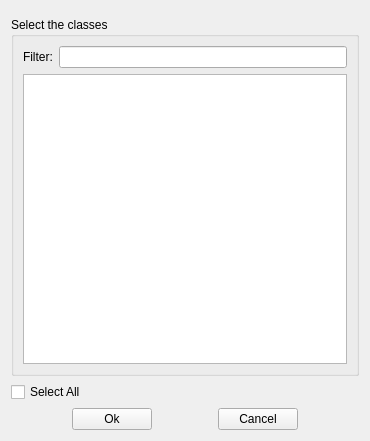
<?xml version="1.0" encoding="UTF-8"?>
<ui version="4.0">
 <author>Ten Borba</author>
 <class>LoadByClass</class>
 <widget class="QWidget" name="LoadByClass">
  <property name="geometry">
   <rect>
    <x>0</x>
    <y>0</y>
    <width>370</width>
    <height>441</height>
   </rect>
  </property>
  <property name="sizePolicy">
   <sizepolicy hsizetype="Preferred" vsizetype="Preferred">
    <horstretch>0</horstretch>
    <verstretch>0</verstretch>
   </sizepolicy>
  </property>
  <property name="minimumSize">
   <size>
    <width>0</width>
    <height>0</height>
   </size>
  </property>
  <property name="maximumSize">
   <size>
    <width>1000</width>
    <height>1000</height>
   </size>
  </property>
  <property name="windowTitle">
   <string>Load by Class</string>
  </property>
  <layout class="QGridLayout" name="gridLayout_2">
   <item row="0" column="0">
    <widget class="ConnectionWidget" name="widget" native="true"/>
   </item>
   <item row="1" column="0">
    <widget class="QGroupBox" name="groupBox">
     <property name="title">
      <string>Select the classes</string>
     </property>
     <layout class="QGridLayout" name="gridLayout">
      <item row="0" column="0">
       <widget class="QLabel" name="label">
        <property name="text">
         <string>Filter:</string>
        </property>
       </widget>
      </item>
      <item row="0" column="1">
       <widget class="QLineEdit" name="filterEdit"/>
      </item>
      <item row="1" column="0" colspan="2">
       <layout class="QHBoxLayout" name="horizontalLayout_3">
        <item>
         <widget class="QListWidget" name="classesListWidget">
          <property name="selectionMode">
           <enum>QAbstractItemView::MultiSelection</enum>
          </property>
         </widget>
        </item>
       </layout>
      </item>
     </layout>
    </widget>
   </item>
   <item row="2" column="0">
    <layout class="QVBoxLayout" name="verticalLayout_2">
     <item>
      <widget class="QCheckBox" name="selectAllCheck">
       <property name="text">
        <string>Select All</string>
       </property>
      </widget>
     </item>
    </layout>
   </item>
   <item row="3" column="0">
    <layout class="QHBoxLayout" name="horizontalLayout_9">
     <item>
      <spacer name="horizontalSpacer_14">
       <property name="orientation">
        <enum>Qt::Horizontal</enum>
       </property>
       <property name="sizeHint" stdset="0">
        <size>
         <width>40</width>
         <height>20</height>
        </size>
       </property>
      </spacer>
     </item>
     <item>
      <widget class="QPushButton" name="pushButtonOk">
       <property name="text">
        <string>Ok</string>
       </property>
      </widget>
     </item>
     <item>
      <spacer name="horizontalSpacer_15">
       <property name="orientation">
        <enum>Qt::Horizontal</enum>
       </property>
       <property name="sizeHint" stdset="0">
        <size>
         <width>40</width>
         <height>20</height>
        </size>
       </property>
      </spacer>
     </item>
     <item>
      <widget class="QPushButton" name="pushButtonCancel">
       <property name="text">
        <string>Cancel</string>
       </property>
      </widget>
     </item>
     <item>
      <spacer name="horizontalSpacer_16">
       <property name="orientation">
        <enum>Qt::Horizontal</enum>
       </property>
       <property name="sizeHint" stdset="0">
        <size>
         <width>40</width>
         <height>20</height>
        </size>
       </property>
      </spacer>
     </item>
    </layout>
   </item>
  </layout>
 </widget>
 <customwidgets>
  <customwidget>
   <class>ConnectionWidget</class>
   <extends>QWidget</extends>
   <header>DsgTools.CustomWidgets.connectionWidget.h</header>
   <container>1</container>
  </customwidget>
 </customwidgets>
 <resources/>
 <connections/>
 <slots>
  <signal>signal1()</signal>
  <slot>carregaSpatialite()</slot>
 </slots>
</ui>
